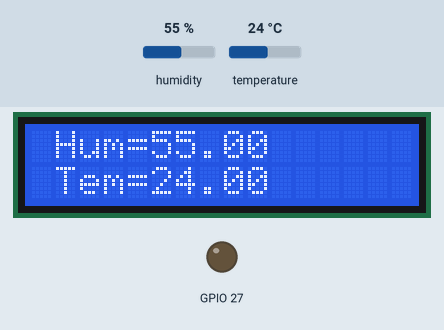
This sketch was run on a simulated ESP32. Parts: 16×2 character LCD, output pins drawn as LEDs (lit = HIGH). The test bench sets the inputs (shaded band); at power-on: humidity 55 %, temperature 24 °C. WiFi joins after 1.5 s; servers stay silent unless stated; EEPROM starts erased; what the sketch prints to the serial monitor is not drawn.

Above: at 2.7 s.
2.8 s: humidity set to 22 %
At 4.4 s:
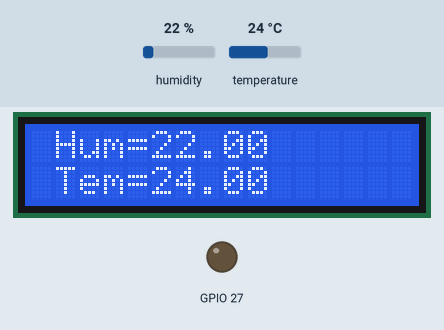
5.2 s: temperature set to 0 °C
At 7.1 s:
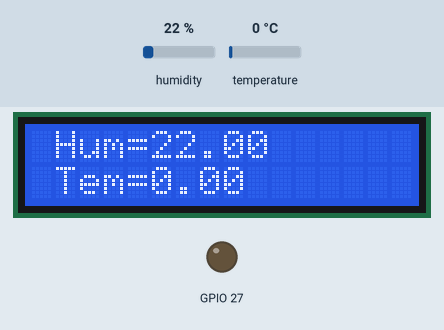
12.7 s: temperature set to 12 °C
At 15.4 s:
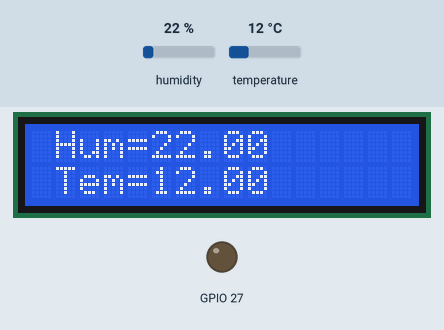
18.7 s: humidity set to 40 %
At 21.0 s:
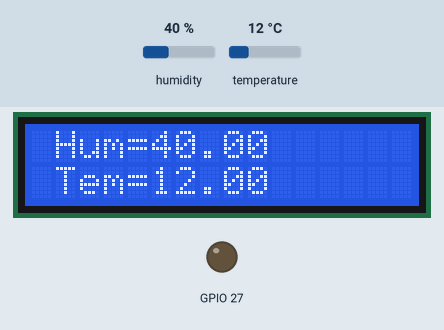
Timing chart, 0 to 22.5 s (numbered marks = the images above; inputs shaded):
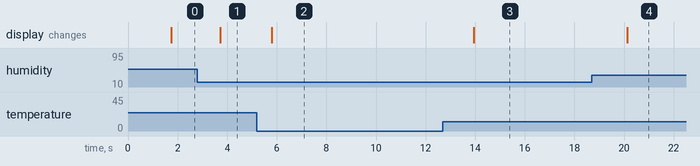

Measured:
- after the input at 2.8 s, the display: changes after 0.93 s (image 1)
- after the input at 5.2 s, the display: changes after 0.59 s (image 2)
- after the input at 12.7 s, the display: changes after 1.2 s (image 3)
- after the input at 18.7 s, the display: changes after 1.4 s (image 4)

The sketch:

Final_Final.ino
```cpp
#define WIFI_SSID "RoboCode"
#define WIFI_PASS "1029384756"
#define BOT_TOKEN "5899080725:AAFz87G8U2NbEVY10vmUfAG0F2jr3yx83nY"

#include <LiquidCrystal_I2C.h>
LiquidCrystal_I2C lcd(0x27, 16, 2);

#include <DHT.h>
DHT dht(26, DHT11);

#include <FastBot.h>
FastBot bot(BOT_TOKEN);

#include<EEPROM.h>

int _min = 26;
int _max = 28;
int _kotelMode = 0; // 0-выкл, 1-поддерживаем темп. , 2-одиночный нагрев

float t = 0;
float h = 0;

bool minMode = 0;
bool maxMode = 0;

bool temper = 0;

void setup() {
  lcd.begin();
  lcd.backlight();

  Serial.begin(115200);
  dht.begin();
  Serial.println();

  WiFi.begin(WIFI_SSID, WIFI_PASS);

  while (WiFi.status() != WL_CONNECTED) {
    delay(500);
    Serial.print(".");
    if (millis() > 15000) ESP.restart();
  }

  EEPROM.begin(500);
  Serial.println("Connected");

  bot.attach(newMsg);
  pinMode(27, OUTPUT);

}


void loop() {
  float t = dht.readTemperature();
  float h = dht.readHumidity();

  bot.tick();

  delay(50);
  lcd.clear();
  lcd.setCursor(1, 0);
  lcd.print("Hum=");
  lcd.setCursor(5, 0);
  lcd.print(h);
  lcd.setCursor(1, 1);
  lcd.print("Tem=");
  lcd.setCursor(5, 1);
  lcd.print(t);

  if (_kotelMode == 0)
    digitalWrite(27, LOW);


  if (t < _min and _kotelMode == 1)
    digitalWrite(27, HIGH);


  if (t >= _max and _kotelMode == 1)
    digitalWrite(27, LOW);

  if (t < _max and _kotelMode == 2)
    digitalWrite(27, HIGH);

  if (t >= _max and _kotelMode == 2)
  {
    digitalWrite(27, LOW);
    _kotelMode = 0;
  }
}


void newMsg(FB_msg& msg) {

  Serial.println(msg.text);
  if (msg.text == "/start") {
    bot.showMenu("Температура\t авто тем\t настр тем\n  влажность\t  изменить температуру\t выкл", msg.chatID);
  }
  if (msg.text == "настр тем") {
    bot.showMenu("минимальная температура\t макс для авто тем , для один изменения\t/start", msg.chatID);
  }


  if (msg.text == "Температура")
  {

    t = dht.readTemperature();
    bot.sendMessage("температура в помещении: " + (String)t, msg.chatID);

  }
  if (msg.text == "влажность")
  {
    h = dht.readHumidity();
    bot.sendMessage("влажность в помещении: " + (String)h, msg.chatID);

  }

  if (minMode)
  {
    if (msg.text.toInt() != 0)
      _min = msg.text.toInt();

    bot.sendMessage("Теперь минимальная температура=" + String(_min), msg.chatID);
    minMode = 0;
  }

  if (msg.text == "минимальная температура")
  {
    bot.sendMessage("Отправьте минимальную температуру", msg.chatID);
    minMode = 1;
  }


  if (maxMode)
  {
    if (msg.text.toInt() != 0)
      _max = msg.text.toInt();

    bot.sendMessage("Теперь макс для авто тем , для один изменения=" + String(_max), msg.chatID);
    maxMode = 0;
  }

  if (msg.text == "макс для авто тем , для один изменения")
  {
    bot.sendMessage("Отправьте макс для авто тем , для один изменения", msg.chatID);
    maxMode = 1;
  }

  if (msg.text == "выкл")
  {
    bot.sendMessage("Котел выключен", msg.chatID);
    _kotelMode = 0;
  }


  if (msg.text == "авто тем")
  {
    bot.sendMessage("Авто температура подерживается", msg.chatID);
    _kotelMode = 1;
  }


  if (msg.text == "изменить температуру")
  {
    bot.sendMessage("Однакратное изменение температуры включено", msg.chatID);
    _kotelMode = 2;
  }
}
```
